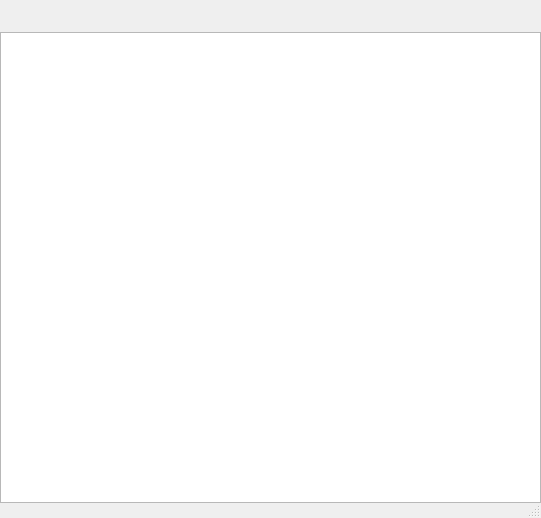
<?xml version="1.0" encoding="UTF-8"?>
<ui version="4.0">
 <class>QtSHelpDialog</class>
 <widget class="QDialog" name="QtSHelpDialog">
  <property name="windowModality">
   <enum>Qt::NonModal</enum>
  </property>
  <property name="geometry">
   <rect>
    <x>0</x>
    <y>0</y>
    <width>541</width>
    <height>518</height>
   </rect>
  </property>
  <property name="windowTitle">
   <string>SIMPLView Help Window</string>
  </property>
  <property name="sizeGripEnabled">
   <bool>true</bool>
  </property>
  <property name="modal">
   <bool>false</bool>
  </property>
  <layout class="QVBoxLayout" name="verticalLayout">
   <property name="spacing">
    <number>0</number>
   </property>
   <property name="leftMargin">
    <number>0</number>
   </property>
   <property name="topMargin">
    <number>0</number>
   </property>
   <property name="rightMargin">
    <number>0</number>
   </property>
   <property name="bottomMargin">
    <number>15</number>
   </property>
   <item>
    <layout class="QHBoxLayout" name="horizontalLayout">
     <property name="spacing">
      <number>8</number>
     </property>
     <property name="leftMargin">
      <number>5</number>
     </property>
     <property name="bottomMargin">
      <number>0</number>
     </property>
     <item>
      <widget class="QPushButton" name="backBtn">
       <property name="sizePolicy">
        <sizepolicy hsizetype="Fixed" vsizetype="Fixed">
         <horstretch>0</horstretch>
         <verstretch>0</verstretch>
        </sizepolicy>
       </property>
       <property name="minimumSize">
        <size>
         <width>32</width>
         <height>32</height>
        </size>
       </property>
       <property name="maximumSize">
        <size>
         <width>32</width>
         <height>32</height>
        </size>
       </property>
       <property name="text">
        <string/>
       </property>
       <property name="icon">
        <iconset resource="../../../Resources/icons/images/Icons.qrc">
         <normaloff>:/nav_left_green.png</normaloff>:/nav_left_green.png</iconset>
       </property>
       <property name="iconSize">
        <size>
         <width>32</width>
         <height>32</height>
        </size>
       </property>
       <property name="autoDefault">
        <bool>false</bool>
       </property>
       <property name="flat">
        <bool>true</bool>
       </property>
      </widget>
     </item>
     <item>
      <widget class="QPushButton" name="forwardBtn">
       <property name="sizePolicy">
        <sizepolicy hsizetype="Fixed" vsizetype="Fixed">
         <horstretch>0</horstretch>
         <verstretch>0</verstretch>
        </sizepolicy>
       </property>
       <property name="minimumSize">
        <size>
         <width>32</width>
         <height>32</height>
        </size>
       </property>
       <property name="maximumSize">
        <size>
         <width>32</width>
         <height>32</height>
        </size>
       </property>
       <property name="text">
        <string/>
       </property>
       <property name="icon">
        <iconset resource="../../../Resources/icons/images/Icons.qrc">
         <normaloff>:/nav_right_green.png</normaloff>:/nav_right_green.png</iconset>
       </property>
       <property name="iconSize">
        <size>
         <width>32</width>
         <height>32</height>
        </size>
       </property>
       <property name="autoDefault">
        <bool>false</bool>
       </property>
       <property name="flat">
        <bool>true</bool>
       </property>
      </widget>
     </item>
     <item>
      <widget class="QPushButton" name="homeBtn">
       <property name="sizePolicy">
        <sizepolicy hsizetype="Fixed" vsizetype="Fixed">
         <horstretch>0</horstretch>
         <verstretch>0</verstretch>
        </sizepolicy>
       </property>
       <property name="minimumSize">
        <size>
         <width>32</width>
         <height>32</height>
        </size>
       </property>
       <property name="maximumSize">
        <size>
         <width>32</width>
         <height>32</height>
        </size>
       </property>
       <property name="text">
        <string/>
       </property>
       <property name="icon">
        <iconset resource="../../../Resources/icons/images/Icons.qrc">
         <normaloff>:/home.png</normaloff>:/home.png</iconset>
       </property>
       <property name="iconSize">
        <size>
         <width>32</width>
         <height>32</height>
        </size>
       </property>
       <property name="autoDefault">
        <bool>false</bool>
       </property>
       <property name="flat">
        <bool>true</bool>
       </property>
      </widget>
     </item>
     <item>
      <widget class="QPushButton" name="reloadBtn">
       <property name="sizePolicy">
        <sizepolicy hsizetype="Fixed" vsizetype="Fixed">
         <horstretch>0</horstretch>
         <verstretch>0</verstretch>
        </sizepolicy>
       </property>
       <property name="minimumSize">
        <size>
         <width>32</width>
         <height>32</height>
        </size>
       </property>
       <property name="maximumSize">
        <size>
         <width>32</width>
         <height>32</height>
        </size>
       </property>
       <property name="text">
        <string/>
       </property>
       <property name="icon">
        <iconset resource="../../../Resources/icons/images/Icons.qrc">
         <normaloff>:/nav_refresh_yellow.png</normaloff>:/nav_refresh_yellow.png</iconset>
       </property>
       <property name="iconSize">
        <size>
         <width>32</width>
         <height>32</height>
        </size>
       </property>
       <property name="autoDefault">
        <bool>false</bool>
       </property>
       <property name="flat">
        <bool>true</bool>
       </property>
      </widget>
     </item>
     <item>
      <spacer name="horizontalSpacer">
       <property name="orientation">
        <enum>Qt::Horizontal</enum>
       </property>
       <property name="sizeHint" stdset="0">
        <size>
         <width>40</width>
         <height>20</height>
        </size>
       </property>
      </spacer>
     </item>
    </layout>
   </item>
   <item>
    <widget class="QTextBrowser" name="helpBrowser"/>
   </item>
  </layout>
 </widget>
 <resources>
  <include location="../../../Resources/icons/images/Icons.qrc"/>
 </resources>
 <connections>
  <connection>
   <sender>helpBrowser</sender>
   <signal>backwardAvailable(bool)</signal>
   <receiver>backBtn</receiver>
   <slot>setEnabled(bool)</slot>
   <hints>
    <hint type="sourcelabel">
     <x>322</x>
     <y>384</y>
    </hint>
    <hint type="destinationlabel">
     <x>11</x>
     <y>27</y>
    </hint>
   </hints>
  </connection>
  <connection>
   <sender>helpBrowser</sender>
   <signal>forwardAvailable(bool)</signal>
   <receiver>forwardBtn</receiver>
   <slot>setEnabled(bool)</slot>
   <hints>
    <hint type="sourcelabel">
     <x>230</x>
     <y>245</y>
    </hint>
    <hint type="destinationlabel">
     <x>65</x>
     <y>20</y>
    </hint>
   </hints>
  </connection>
  <connection>
   <sender>reloadBtn</sender>
   <signal>clicked()</signal>
   <receiver>helpBrowser</receiver>
   <slot>reload()</slot>
   <hints>
    <hint type="sourcelabel">
     <x>152</x>
     <y>12</y>
    </hint>
    <hint type="destinationlabel">
     <x>413</x>
     <y>294</y>
    </hint>
   </hints>
  </connection>
  <connection>
   <sender>backBtn</sender>
   <signal>clicked()</signal>
   <receiver>helpBrowser</receiver>
   <slot>backward()</slot>
   <hints>
    <hint type="sourcelabel">
     <x>25</x>
     <y>12</y>
    </hint>
    <hint type="destinationlabel">
     <x>190</x>
     <y>110</y>
    </hint>
   </hints>
  </connection>
  <connection>
   <sender>forwardBtn</sender>
   <signal>clicked()</signal>
   <receiver>helpBrowser</receiver>
   <slot>forward()</slot>
   <hints>
    <hint type="sourcelabel">
     <x>68</x>
     <y>9</y>
    </hint>
    <hint type="destinationlabel">
     <x>359</x>
     <y>244</y>
    </hint>
   </hints>
  </connection>
 </connections>
</ui>
